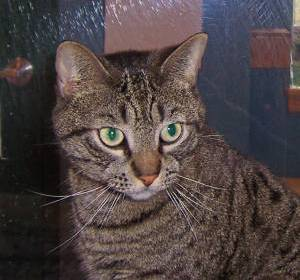
#> input picture cats_subset/cat.1.jpg, 300 x 280 px, found by its file name
$ python main.py
#> lines starting #> are read from the running program, lines starting #| are printed output that depends on the picture; after the words box and inside, x2 and y2 are one past the last pixel; in counts of white or black regions, pixels touching at a corner belong together
import cv2
import numpy as np
import math
if __name__ == "__main__":
    input_files = [
        "../../demo-cats/cats_subset/cat.1.jpg",
        "../../demo-cats/cats_subset/cat.2.jpg",
        "../../demo-cats/cats_subset/cat.3.jpg",
        "../../demo-cats/cats_subset/cat.4.jpg",
        "../../demo-cats/cats_subset/cat.5.jpg",
        "../../demo-cats/cats_subset/cat.6.jpg",
        "../../demo-cats/cats_subset/cat.7.jpg",
        "../../demo-cats/cats_subset/cat.8.jpg",
        "../../demo-cats/cats_subset/cat.9.jpg",
        "../../demo-cats/cats_subset/cat.10.jpg",
    ]
    input_files = input_files[0:2]
    results = []
    for photo_path in input_files:
        img = cv2.imread(photo_path, 0)
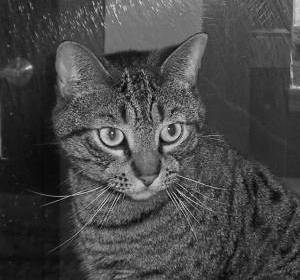
#> img: shape (280, 300); min 0, max 237, mean 71.4

        # Perform edge detection
        blurred_img = cv2.medianBlur(img,5)
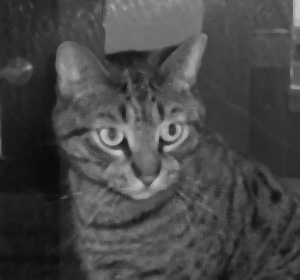
#> blurred_img: shape (280, 300); min 10, max 197, mean 70.7

        edges = cv2.Canny(blurred_img, 150, 350)
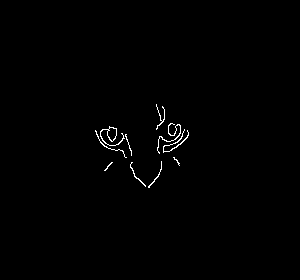
#> edges: shape (280, 300); 0.63% white in thin lines or dots, all inside (x1, y1, x2, y2) = (95, 104, 189, 188)

        # Perform hough transform

        cimg = img.copy()
        print(cimg.shape)
#| (280, 300)
        max_radius = int(cimg.shape[0] / 4)
#> max_radius = 70
        circles = cv2.HoughCircles(edges, cv2.HOUGH_GRADIENT, 1, 20,
                param1=1, param2=1, minRadius=0, maxRadius=max_radius)
#> circles = 58 rows, first 8: [137.5, 105.5, 48.5], [133.5, 125.5, 28.8], [134.5, 162.5, 25.7], [143.5, 83.5, 69.4], [151.5, 137.5, 25.2], [72.5, 200.5, 68.2], [105.5, 153.5, 26.1], [88.5, 187.5, 48.5]
        if circles is not None:
            circles = np.round(circles[0, :]).astype("int")
#> circles = 58 rows, first 8: [138, 106, 48], [134, 126, 29], [134, 162, 26], [144, 84, 69], [152, 138, 25], [72, 200, 68], [106, 154, 26], [88, 188, 48]
            print(len(circles))
#| 58
            for circle in circles:
                print(circle)
                cv2.circle(cimg,(circle[0],circle[1]),2,(0,0,255),3) # Draw the center
                cv2.circle(cimg,(circle[0],circle[1]),circle[2],(0,255,0),2) # Draw the radius
#> this loop made 58 passes
#> circle on passes 1 to 12: [138, 106, 48], [134, 126, 29], [134, 162, 26], [144, 84, 69], [152, 138, 25], [72, 200, 68], [106, 154, 26], [88, 188, 48], [226, 178, 68], [204, 168, 43], [156, 206, 64], [112, 102, 68]
#| [138 106  48]
#| [134 126  29]
#| [134 162  26]
#| [144  84  69]
#| [152 138  25]
#| [ 72 200  68]
#| [106 154  26]
#| [ 88 188  48]
#> (further printed lines are left out)
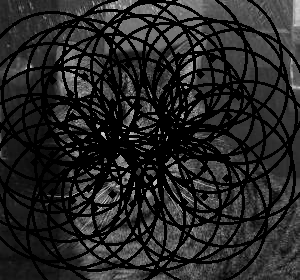
#> cimg: shape (280, 300); min 0, max 219, mean 37.4
        # results.append(cimg)

        cv2.imshow("output", np.hstack([img, blurred_img, edges, cimg]))
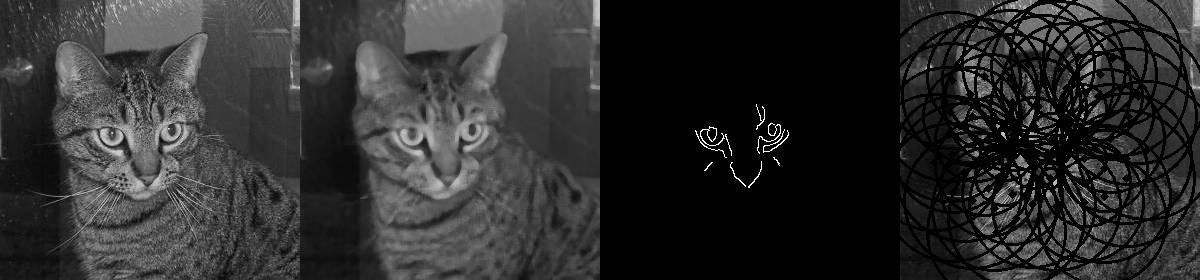
#> window 'output': shape (280, 1200); min 0, max 255, mean 45.3
        cv2.waitKey(0)
#> pass 2 of the loop `for photo_path in input_files:`:
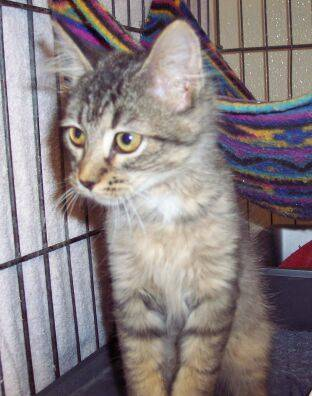
#> input picture cats_subset/cat.2.jpg, 312 x 396 px, found by its file name
#> img: shape (396, 312)
#> blurred_img: shape (396, 312)
#> `edges = cv2.Canny(blurred_img, 150, 350)`:
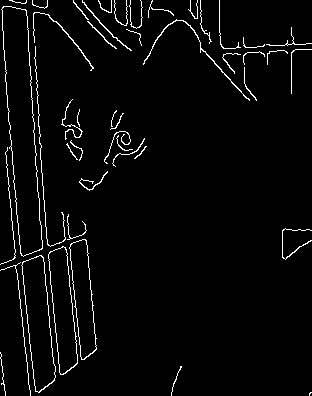
#> edges: shape (396, 312); 3.3% white in thin lines or dots
#| (396, 312)
#> `circles = cv2.HoughCircles(edges, cv2.HOUGH_GRADIENT, 1, 20, param1=1,..`: circles = 213 rows, first 8: [126.5, 60.5, 98.4], [124.5, 99.5, 95.1], [111.5, 250.5, 98.4], [107.5, 225.5, 96.2], [82.5, 195.5, 74.1], [77.5, 76.5, 73.1], [65.5, 184.5, 58.5], [154.5, 103.5, 95.1]
#> `circles = np.round(circles[0, :]).astype("int")`: circles = 213 rows, first 8: [126, 60, 98], [124, 100, 95], [112, 250, 98], [108, 226, 96], [82, 196, 74], [78, 76, 73], [66, 184, 58], [154, 104, 95]
#| 213
#> the loop `for circle in circles:` made 213 passes
#> (printed output is left out)
#> `cv2.imshow("output", np.hstack([img, blurred_img, edges, cimg]))`:
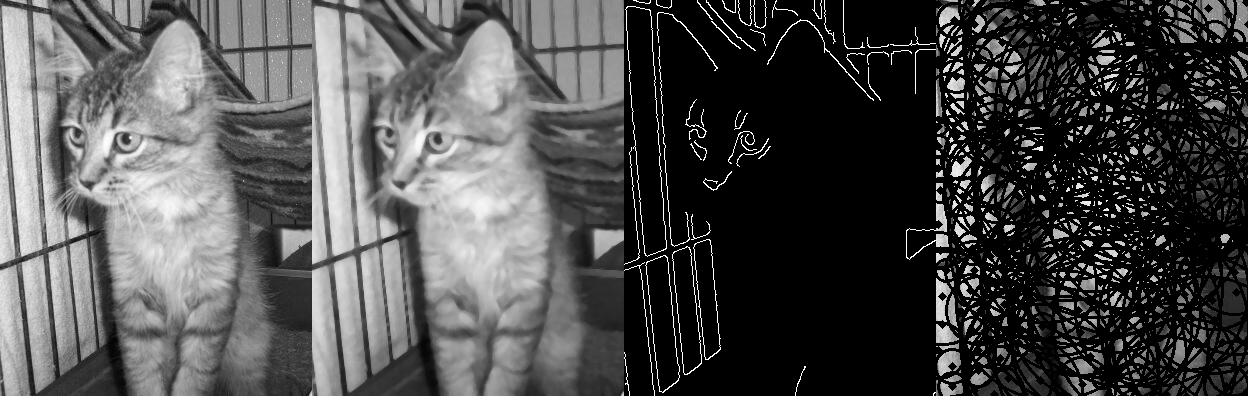
#> window 'output': shape (396, 1248); min 0, max 255, mean 76.4
